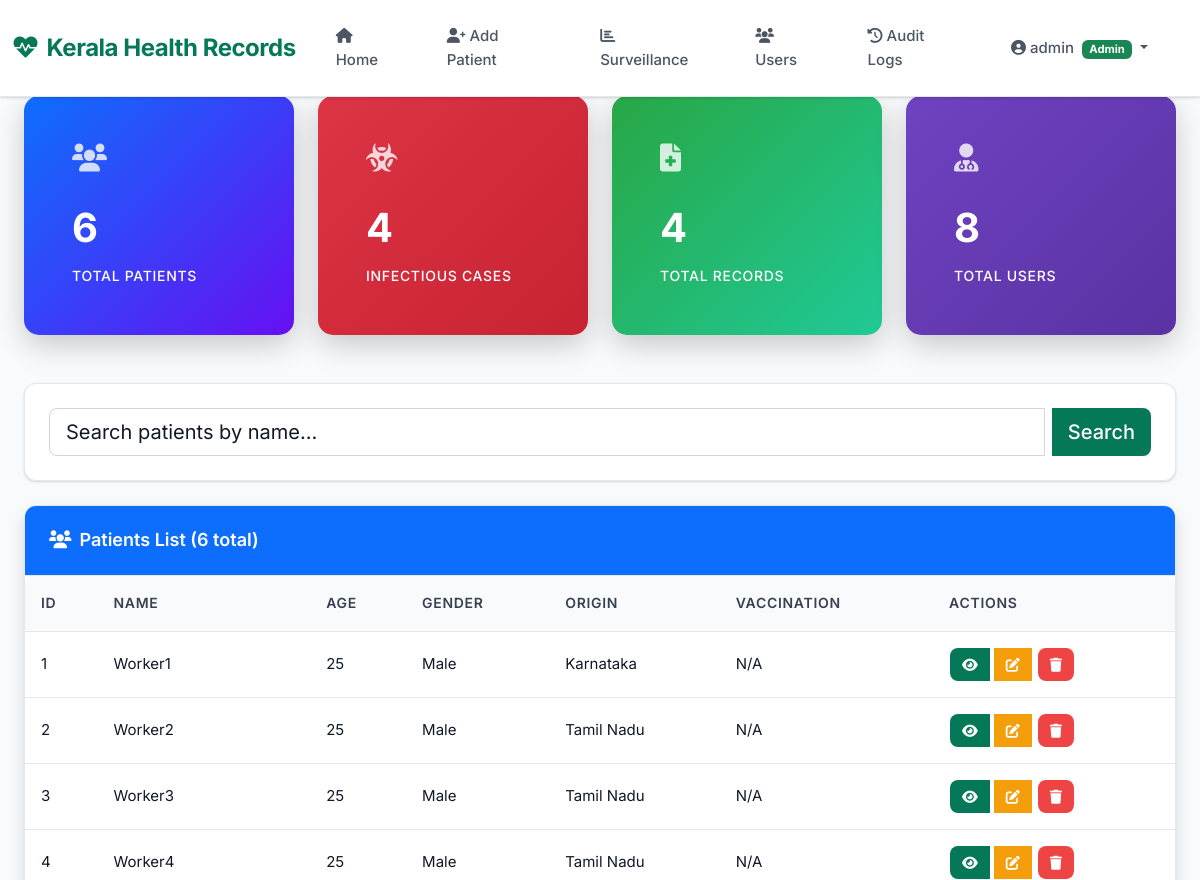
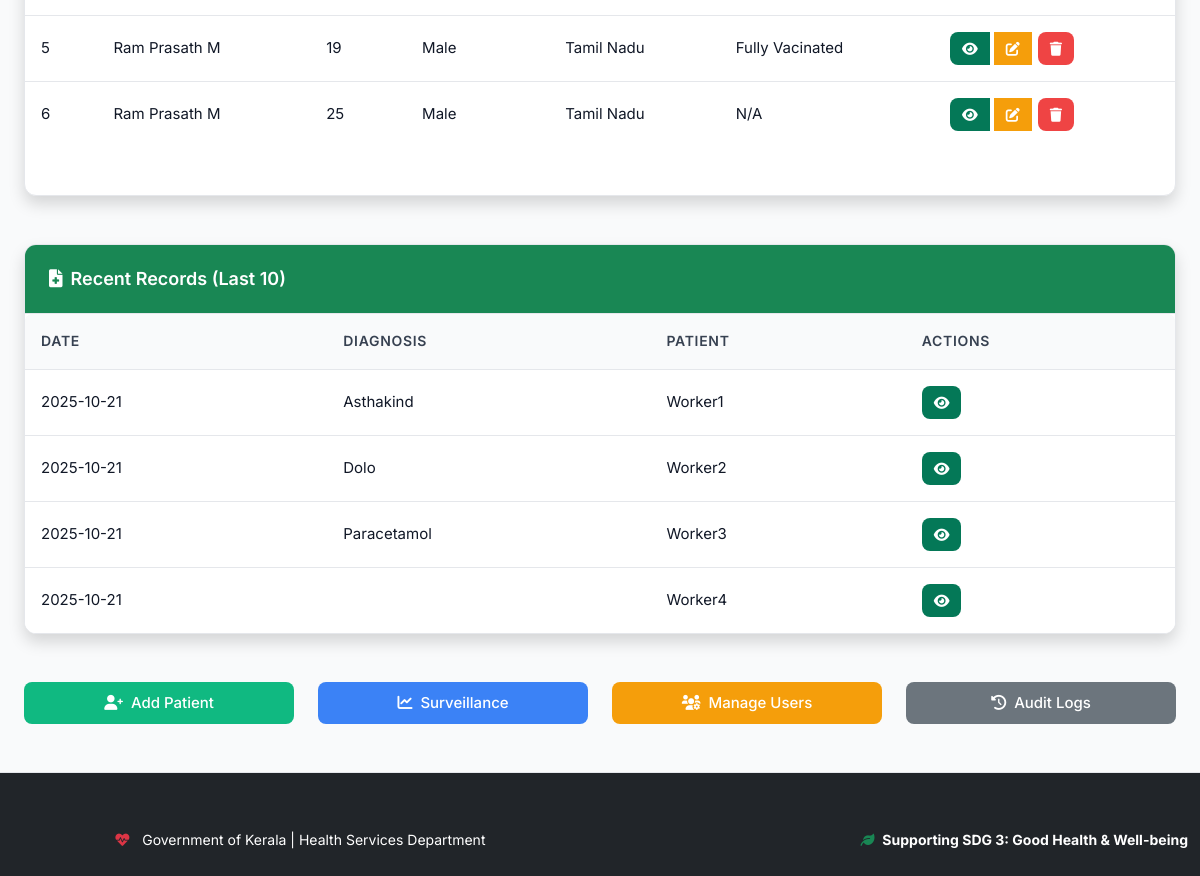
Screenshot of /home (signed in) with the database file from the repository (2 pictures, top to bottom).
### app.py (models this page shows)
class User(UserMixin, db.Model):
    id = db.Column(db.Integer, primary_key=True)
    username = db.Column(db.String(20), unique=True, nullable=False)
    email = db.Column(db.String(120), unique=True, nullable=False)
    password = db.Column(db.String(60), nullable=False)
    role = db.Column(db.String(20), nullable=False)  # 'admin', 'doctor', 'migrant'

class Patient(db.Model):
    id = db.Column(db.Integer, primary_key=True)
    name = db.Column(db.String(100), nullable=False)
    age = db.Column(db.Integer, nullable=False)
    gender = db.Column(db.String(10), nullable=False)
    origin = db.Column(db.String(100), nullable=False)
    contact = db.Column(db.String(20))
    dob = db.Column(db.Date)
    address = db.Column(db.Text)
    vaccination_status = db.Column(db.String(50))
    occupation = db.Column(db.String(50))
    arrival_date = db.Column(db.Date)
    employer = db.Column(db.String(100))
    user_id = db.Column(db.Integer, db.ForeignKey('user.id'))
    records = db.relationship('HealthRecord', backref='patient', lazy=True, cascade="all, delete-orphan")

class HealthRecord(db.Model):
    id = db.Column(db.Integer, primary_key=True)
    date = db.Column(db.Date, nullable=False, default=date.today)
    symptoms = db.Column(db.Text)
    diagnosis = db.Column(db.Text)
    treatment = db.Column(db.Text)
    notes = db.Column(db.Text)
    disease_type = db.Column(db.String(50))
    patient_id = db.Column(db.Integer, db.ForeignKey('patient.id'), nullable=False)
    doctor_id = db.Column(db.Integer, db.ForeignKey('user.id'), nullable=False)

### app.py (the view, shortened to what this page needs)
@app.route('/')
@app.route('/home', methods=['GET', 'POST'])
@login_required
def home():
    search_form = SearchForm()
    patients = Patient.query
    if search_form.validate_on_submit():
        if search_form.query.data:
            patients = patients.filter(Patient.name.ilike(f'%{search_form.query.data}%'))
    page = request.args.get('page', 1, type=int)
    patients = patients.paginate(page=page, per_page=10, error_out=False)
    if current_user.role == 'admin':
        records = HealthRecord.query.order_by(HealthRecord.date.desc()).limit(10).all()
        infectious_count = HealthRecord.query.filter_by(disease_type='infectious').count()
        users = User.query.all()
        return render_template('admin_dashboard.html', patients=patients, records=records,
                             infectious_count=infectious_count, search_form=search_form, users=users)
    elif current_user.role == 'doctor':
        return render_template('doctor_dashboard.html', patients=patients, search_form=search_form)

### app.py
class SearchForm(FlaskForm):
    query = StringField('Search by Name')
    submit = SubmitField('Search')

### app.py (called while the page is built)
@login_manager.user_loader
def load_user(user_id):
    return User.query.get(int(user_id))

### templates/admin_dashboard.html (shortened to what this page needs)
{% extends "base.html" %}
{% block content %}
<div class="container mt-4">
<div class="row mb-4">
    <div class="col-md-3">
        <div class="card stat-card" style="background: linear-gradient(135deg, #0d6efd, #6610f2);">
            <div class="card-body text-white">
                <i class="fas fa-users fa-2x mb-3 text-white"></i>
                <div class="stat-number text-white">{{ patients.total }}</div>
                <div class="text-white">Total Patients</div>
            </div>
        </div>
    </div>
    <div class="col-md-3">
        <div class="card stat-card" style="background: linear-gradient(135deg, #dc3545, #c82333);">
            <div class="card-body text-white">
                <i class="fas fa-biohazard fa-2x mb-3 text-white"></i>
                <div class="stat-number text-white">{{ infectious_count }}</div>
                <div class="text-white">Infectious Cases</div>
            </div>
        </div>
    </div>
    <div class="col-md-3">
        <div class="card stat-card" style="background: linear-gradient(135deg, #28a745, #20c997);">
            <div class="card-body text-white">
                <i class="fas fa-file-medical fa-2x mb-3 text-white"></i>
                <div class="stat-number text-white">{{ records|length }}</div>
                <div class="text-white">Total Records</div>
            </div>
        </div>
    </div>
    <div class="col-md-3">
        <div class="card stat-card" style="background: linear-gradient(135deg, #6f42c1, #5a32a3);">
            <div class="card-body text-white">
                <i class="fas fa-user-md fa-2x mb-3 text-white"></i>
                <div class="stat-number text-white">{{ users|length }}</div>
                <div class="text-white">Total Users</div>
            </div>
        </div>
    </div>
</div>
<div class="card mb-4">
    <div class="card-body">
        <form method="POST">
            <div class="input-group input-group-lg">
                {{ search_form.query(class="form-control", placeholder="Search patients by name...") }}
                {{ search_form.submit(class="btn btn-primary") }}
            </div>
        </form>
    </div>
</div>
<div class="row">
    <div class="col-md-12 mb-4">
        <div class="card shadow">
            <div class="card-header bg-primary text-white">
                <i class="fas fa-users me-2 text-white"></i>Patients List ({{ patients.total }} total)
            </div>
            <div class="card-body p-0">
                <div class="table-responsive">
                    <table class="table table-hover mb-0">
                        <thead class="table-dark">
                            <tr>
                                <th>ID</th>
                                <th>Name</th>
                                <th>Age</th>
                                <th>Gender</th>
                                <th>Origin</th>
                                <th>Vaccination</th>
                                <th>Actions</th>
                            </tr>
                        </thead>
                        <tbody>
                            {% for patient in patients.items %}
                            <tr>
                                <td>{{ patient.id }}</td>
                                <td>{{ patient.name }}</td>
                                <td>{{ patient.age }}</td>
                                <td>{{ patient.gender }}</td>
                                <td>{{ patient.origin }}</td>
                                <td>{{ patient.vaccination_status or 'N/A' }}</td>
                                <td>
                                    <div class="btn-group">
                                        <a href="{{ url_for('patient_detail', patient_id=patient.id) }}" class="btn btn-sm btn-primary">
                                            <i class="fas fa-eye text-white"></i>
                                        </a>
                                        <a href="{{ url_for('edit_patient', patient_id=patient.id) }}" class="btn btn-sm btn-warning">
                                            <i class="fas fa-edit"></i>
                                        </a>
                                        <form action="{{ url_for('delete_patient', patient_id=patient.id) }}" method="POST" style="display:inline;">
                                            <button type="submit" class="btn btn-sm btn-danger"
                                                    onclick="return confirm('Are you sure?')">
                                                <i class="fas fa-trash"></i>
                                            </button>
                                        </form>
                                    </div>
                                </td>
                            </tr>
                            {% endfor %}
                        </tbody>
                    </table>
                </div>
                <nav class="p-3">
                </nav>
            </div>
        </div>
    </div>
    <div class="col-md-12">
        <div class="card shadow">
            <div class="card-header bg-success text-white">
                <i class="fas fa-file-medical me-2 text-white"></i>Recent Records (Last 10)
            </div>
            <div class="card-body p-0">
                <div class="table-responsive">
                    <table class="table table-hover mb-0">
                        <thead class="table-success">
                            <tr>
                                <th>Date</th>
                                <th>Diagnosis</th>
                                <th>Patient</th>
                                <th>Actions</th>
                            </tr>
                        </thead>
                        <tbody>
                            {% for record in records %}
                            <tr>
                                <td>{{ record.date }}</td>
                                <td>{{ record.diagnosis }}</td>
                                <td>{{ record.patient.name }}</td>
                                <td>
                                    <a href="{{ url_for('patient_detail', patient_id=record.patient_id) }}" class="btn btn-sm btn-primary">
                                        <i class="fas fa-eye text-white"></i>
                                    </a>
                                </td>
                            </tr>
                            {% endfor %}
                        </tbody>
                    </table>
                </div>
            </div>
        </div>
    </div>
</div>
<div class="row mt-4">
    <div class="col-md-3">
        <a href="{{ url_for('add_patient') }}" class="btn btn-success btn-lg w-100">
            <i class="fas fa-user-plus me-2"></i>Add Patient
        </a>
    </div>
    <div class="col-md-3">
        <a href="{{ url_for('surveillance') }}" class="btn btn-info btn-lg w-100">
            <i class="fas fa-chart-line me-2"></i>Surveillance
        </a>
    </div>
    <div class="col-md-3">
        <a href="{{ url_for('users') }}" class="btn btn-warning btn-lg w-100">
            <i class="fas fa-users-cog me-2"></i>Manage Users
        </a>
    </div>
    <div class="col-md-3">
        <a href="{{ url_for('audit_logs') }}" class="btn btn-secondary btn-lg w-100">
            <i class="fas fa-history me-2"></i>Audit Logs
        </a>
    </div>
</div>
</div>
{% endblock %}

### templates/base.html (shortened to what this page needs)
<!doctype html>
<html lang="en">
<head>
    <link href="https://cdn.jsdelivr.net/npm/bootstrap@5.3.0/dist/css/bootstrap.min.css" rel="stylesheet">
    <link href="https://cdnjs.cloudflare.com/ajax/libs/font-awesome/6.0.0/css/all.min.css" rel="stylesheet">
    <link href="{{ url_for('static', filename='css/style.css') }}" rel="stylesheet">
</head>
<body>
    <div class="sdg-badge">
    </div>
    <nav class="navbar navbar-expand-lg navbar-dark fixed-top">
        <div class="container-fluid">
            <a class="navbar-brand" href="{{ url_for('home') }}">
                <i class="fas fa-heartbeat me-2"></i>Kerala Health Records
            </a>
            <div class="collapse navbar-collapse" id="navbarNav">
                <ul class="navbar-nav me-auto">
                    <li class="nav-item">
                        <a class="nav-link" href="{{ url_for('home') }}"><i class="fas fa-home me-1"></i>Home</a>
                    </li>
                    {% if current_user.is_authenticated and current_user.role in ['admin', 'doctor'] %}
                    <li class="nav-item">
                        <a class="nav-link" href="{{ url_for('add_patient') }}"><i class="fas fa-user-plus me-1"></i>Add Patient</a>
                    </li>
                    {% endif %}
                    {% if current_user.is_authenticated and current_user.role == 'admin' %}
                    <li class="nav-item">
                        <a class="nav-link" href="{{ url_for('surveillance') }}"><i class="fas fa-chart-bar me-1"></i>Surveillance</a>
                    </li>
                    <li class="nav-item">
                        <a class="nav-link" href="{{ url_for('users') }}"><i class="fas fa-users me-1"></i>Users</a>
                    </li>
                    <li class="nav-item">
                        <a class="nav-link" href="{{ url_for('audit_logs') }}"><i class="fas fa-history me-1"></i>Audit Logs</a>
                    </li>
                    {% endif %}
                </ul>
                {% if current_user.is_authenticated %}
                <ul class="navbar-nav">
                    <li class="nav-item dropdown me-3">
                        <a class="nav-link dropdown-toggle" href="#" role="button" data-bs-toggle="dropdown">
                            <i class="fas fa-user-circle me-1"></i>{{ current_user.username }}
                            <span class="badge bg-{{ 'success' if current_user.role == 'admin' else 'primary' if current_user.role == 'doctor' else 'warning' }} ms-1">{{ current_user.role.title() }}</span>
                        </a>
                    </li>
                </ul>
                {% endif %}
            </div>
        </div>
    </nav>
    <div class="container mt-5 pt-4">
        {% block content %}{% endblock %}
    </div>
    <footer class="mt-5 py-4 bg-dark text-white">
        <div class="container">
            <div class="row">
                <div class="col-md-6">
                    <p class="mb-0"><i class="fas fa-heartbeat me-2 text-danger"></i>
                        Government of Kerala | Health Services Department
                    </p>
                </div>
                <div class="col-md-6 text-md-end">
                    <p class="mb-0">
                        <i class="fas fa-leaf me-1 text-success"></i>
                        <strong>Supporting SDG 3: Good Health & Well-being</strong>
                    </p>
                </div>
            </div>
        </div>
    </footer>
</body>
</html>

### templates/admin_dashboard.html (style rules this page uses)
.stat-card { border: none; border-radius: 15px; box-shadow: 0 10px 30px rgba(0,0,0,0.2); transition: transform 0.3s ease; }
.stat-number { font-size: 2.5rem; font-weight: bold; margin-bottom: 5px; }
.table-dark th { background-color: #0d6efd; color: white; }
.table-success th { background-color: #28a745; color: white; }
.btn-primary i { color: white !important; }

### rows the page displays
User: username "admin", role "Admin"
Patient: id "1", name "Worker1", age "25", gender "Male", origin "Karnataka", vaccination_status "N/A"
Patient: id "2", name "Worker2", age "25", gender "Male", origin "Tamil Nadu", vaccination_status "N/A"
Patient: id "3", name "Worker3", age "25", gender "Male", origin "Tamil Nadu", vaccination_status "N/A"
Patient: id "4", name "Worker4", age "25", gender "Male", origin "Tamil Nadu", vaccination_status "N/A"
Patient: id "5", name "Ram Prasath M", age "19", gender "Male", origin "Tamil Nadu", vaccination_status "Fully Vacinated"
Patient: id "6", name "Ram Prasath M", age "25", gender "Male", origin "Tamil Nadu", vaccination_status "N/A"
HealthRecord: date "2025-10-21", diagnosis "Asthakind", patient.name "Worker1"
HealthRecord: date "2025-10-21", diagnosis "Dolo", patient.name "Worker2"
HealthRecord: date "2025-10-21", diagnosis "Paracetamol", patient.name "Worker3"
HealthRecord: date "2025-10-21", patient.name "Worker4"

### other values shown
{{ patients.total }} "6"
{{ infectious_count }} "4"
{{ records|length }} "4"
{{ users|length }} "8"
